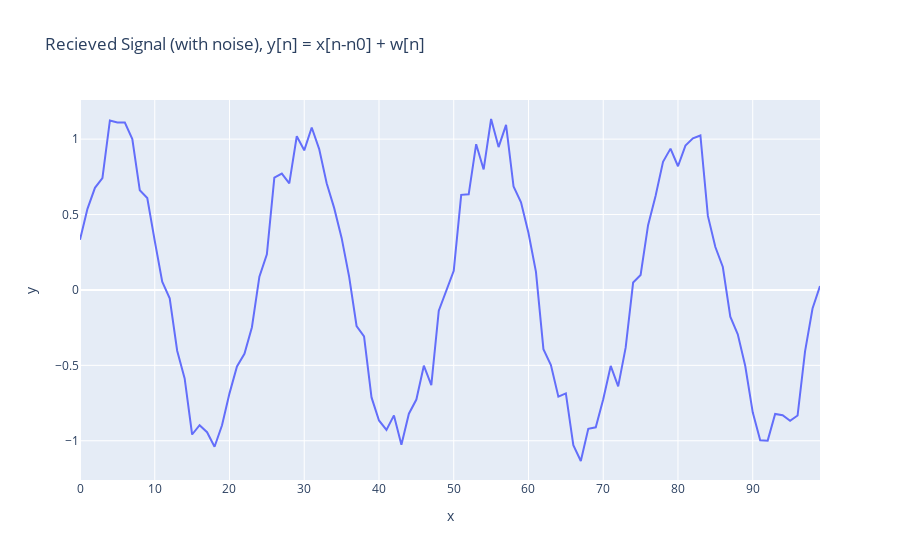

This figure's notebook cell:
### Markdown cell above
Add AWGN to recieved signal (Fig. 5 in paper)

### Code cell
fig = px.line(x=t, y=y_awgn, title="Recieved Signal (with noise), y[n] = x[n-n0] + w[n]")
fig.show()

### Figure 1 — Plotly figure (JSON) as saved in the notebook; plotly's stock layout.template omitted (floating-point values rounded to 4 significant figures)
{"data": [{"hovertemplate": "x=%{x}<br>y=%{y}<extra></extra>", "legendgroup": "", "line": {"color": "#636efa", "dash": "solid"}, "marker": {"symbol": "circle"}, "mode": "lines", "name": "", "orientation": "v", "showlegend": false, "type": "scatter", "x": [0, 1, 2, 3, 4, 5, 6, 7, 8, 9, 10, 11, 12, 13, 14, 15, 16, 17, 18, 19, 20, 21, 22, 23, 24, 25, 26, 27, 28, 29, 30, 31, 32, 33, 34, 35, 36, 37, 38, 39, 40, 41, 42, 43, 44, 45, 46, 47, 48, 49, 50, 51, 52, 53, 54, 55, 56, 57, 58, 59, 60, 61, 62, 63, 64, 65, 66, 67, 68, 69, 70, 71, 72, 73, 74, 75, 76, 77, 78, 79, 80, 81, 82, 83, 84, 85, 86, 87, 88, 89, 90, 91, 92, 93, 94, 95, 96, 97, 98, 99], "xaxis": "x", "y": [0.3334, 0.5377, 0.677, 0.7409, 1.124, 1.111, 1.11, 1.0, 0.6606, 0.6097, 0.3257, 0.05478, -0.0553, -0.4032, -0.5864, -0.9585, -0.8965, -0.9432, -1.04, -0.8972, -0.6858, -0.5071, -0.4232, -0.2473, 0.08838, 0.2361, 0.7443, 0.7714, 0.7065, 1.019, 0.9259, 1.077, 0.9339, 0.708, 0.5442, 0.3451, 0.08949, -0.2392, -0.3074, -0.7127, -0.8653, -0.9281, -0.8318, -1.026, -0.8204, -0.7268, -0.5022, -0.631, -0.1379, -9.642e-05, 0.1273, 0.6307, 0.6339, 0.9666, 0.799, 1.134, 0.9472, 1.095, 0.6863, 0.5816, 0.3776, 0.1198, -0.3927, -0.4985, -0.7079, -0.686, -1.029, -1.134, -0.9212, -0.9111, -0.7247, -0.5038, -0.6398, -0.3828, 0.04902, 0.09923, 0.4297, 0.6232, 0.85, 0.9371, 0.8202, 0.9573, 1.006, 1.024, 0.4909, 0.2847, 0.1521, -0.1778, -0.2944, -0.5041, -0.8114, -0.9973, -0.9992, -0.8223, -0.8305, -0.8678, -0.8326, -0.4069, -0.123, 0.02609], "yaxis": "y"}], "layout": {"autosize": true, "legend": {"tracegroupgap": 0}, "title": {"text": "Recieved Signal (with noise), y[n] = x[n-n0] + w[n]"}, "xaxis": {"anchor": "y", "autorange": true, "domain": [0, 1], "range": [0, 99], "title": {"text": "x"}, "type": "linear"}, "yaxis": {"anchor": "x", "autorange": true, "domain": [0, 1], "range": [-1.26, 1.26], "title": {"text": "y"}, "type": "linear"}}}
